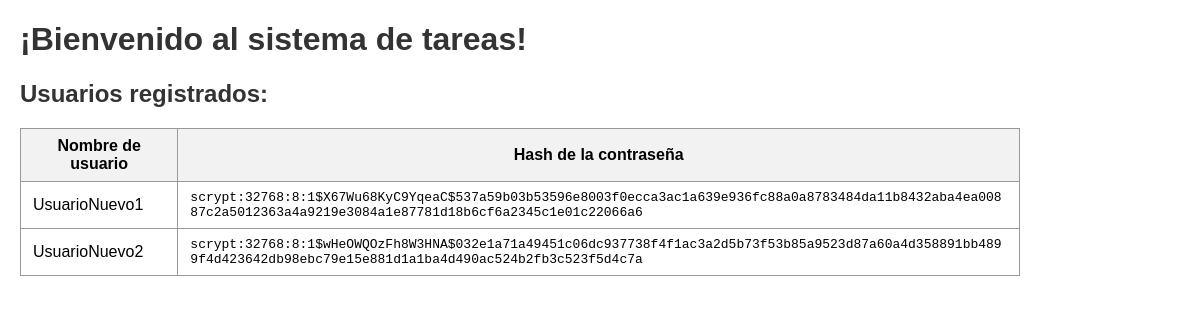
The app's page /tareas with its own data.
### tables this page shows
CREATE TABLE usuarios (
                id INTEGER PRIMARY KEY AUTOINCREMENT,
                usuario TEXT UNIQUE NOT NULL,
                contraseña TEXT NOT NULL
            );

### servidor.py (the view)
@app.route('/tareas', methods=['GET'])
def tareas():
    with sqlite3.connect("tareas.db") as conn:
        cur = conn.cursor()
        cur.execute("SELECT usuario, contraseña FROM usuarios")
        usuarios = [{"nombre": row[0], "hash": row[1]} for row in cur.fetchall()]
    return render_template("bienvenida.html", usuarios=usuarios)

### templates/bienvenida.html (shortened to what this page needs)
<!DOCTYPE html>
<html lang="es">
<head>
</head>
<body>
    <h1>¡Bienvenido al sistema de tareas!</h1>
    <h2>Usuarios registrados:</h2>
    <table>
        <thead>
            <tr>
                <th>Nombre de usuario</th>
                <th>Hash de la contraseña</th>
            </tr>
        </thead>
        <tbody>
            {% for u in usuarios %}
            <tr>
                <td>{{ u.nombre }}</td>
                <td style="font-family: monospace; word-break: break-all;">{{ u.hash }}</td>
            </tr>
            {% endfor %}
        </tbody>
    </table>
</body>
</html>

### templates/bienvenida.html (style rules this page uses)
body { font-family: sans-serif; margin: 20px; }
table { border-collapse: collapse; width: 100%; max-width: 1000px; }
th, td { padding: 8px 12px; border: 1px solid #999; }
th { background-color: #f2f2f2; }
h1, h2 { color: #333; }

### records on screen
usuarios: nombre "UsuarioNuevo1", hash "scrypt:32768:8:1$X67Wu68KyC9YqeaC$537a59b03b53596e8003f0ecca3ac1a639e936fc88a0a8783484da11b8432aba4ea00887c2a5012363a4a9219e3084a1e87781d18b6cf6a2345c1e01c22066a6"
usuarios: nombre "UsuarioNuevo2", hash "scrypt:32768:8:1$wHeOWQOzFh8W3HNA$032e1a71a49451c06dc937738f4f1ac3a2d5b73f53b85a9523d87a60a4d358891bb4899f4d423642db98ebc79e15e881d1a1ba4d490ac524b2fb3c523f5d4c7a"
